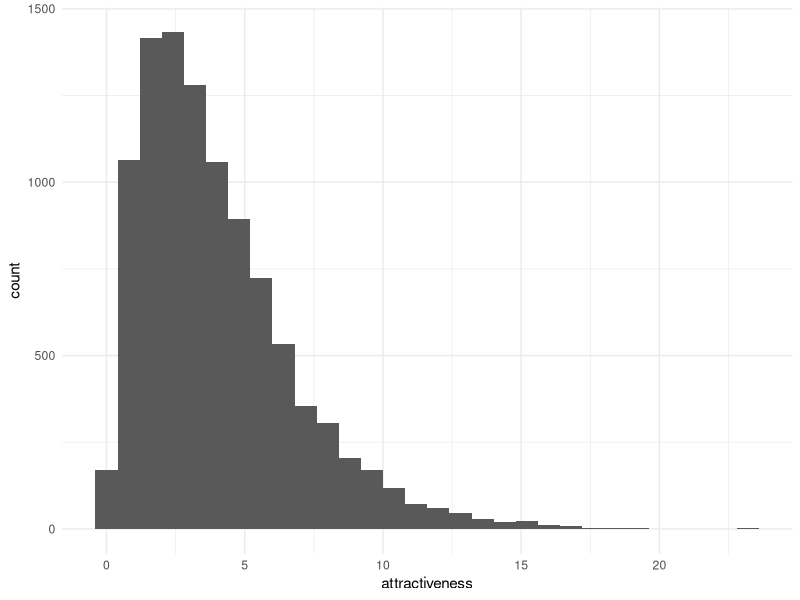
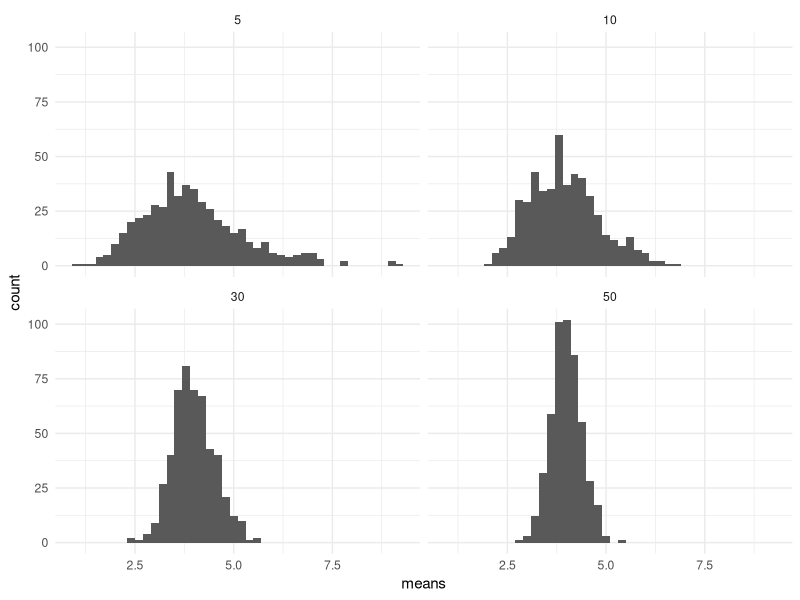

Generate these figures, in order, with R:
## ---- chunk 1
knitr::opts_chunk$set(fig.align = "center", dpi = 350)
ggplot2::theme_set(ggplot2::theme_minimal())
## ---- chunk 2
library(tidyverse)
## ---- chunk 3
# Generate 10000 data points of a not normal distribution
set.seed(20200425)
population <- tibble(
  attractiveness = rchisq(n = 1e4, df = 4)
  )

population %>% 
  ggplot(aes(x = attractiveness)) +
  geom_histogram()
## ---- chunk 4
# Helper Function that pulls a sample of size n, computes the mean of that
# sample and returns it
pull_sample_mean <- function(n) {
  sample <-  population %>%
    sample_n(size = n) %>%
    summarise(mean = mean(attractiveness)) %>%
    pull("mean")
}

# Pull 500 samples with varying sample sizes
set.seed(20200425)
clt_data <- crossing(id = 1:500, n = c(5, 10, 30, 50)) %>% 
  mutate(means = map_dbl(n, pull_sample_mean))

# Plot a histogram of the data
clt_data %>% 
  ggplot(aes(x = means)) +
  geom_histogram(binwidth = 0.2) +
  facet_wrap(~ n)
## ---- chunk 5
remove(list = ls())
